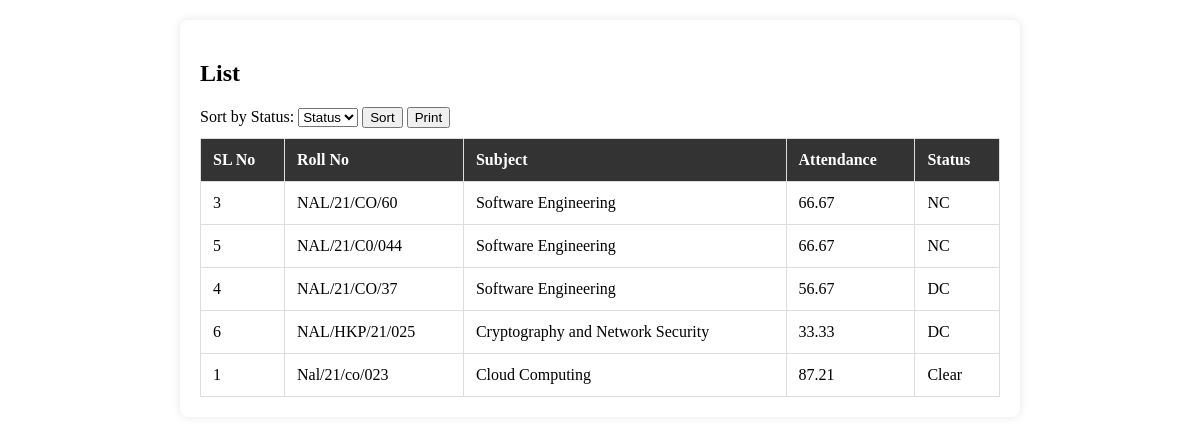
The app's page /cse6.php with its own data.
### tables this page shows
CREATE TABLE `attendance_cse_semester6` (
  `id` int(11) NOT NULL,
  `roll_number` varchar(20) NOT NULL,
  `subject` varchar(100) DEFAULT NULL,
  `attendance_percentage` decimal(5,2) NOT NULL,
  `status` varchar(20) NOT NULL
);

### cse6.php (the view, shortened to what this page needs)
<?php
include 'db.php';
?>
<!DOCTYPE html>
<html lang="en">
<head>
</head>
<?php
$sort_order = "ASC";
$query = "SELECT * FROM attendance_cse_semester6";
$query .= " ORDER BY
    CASE
        WHEN status = 'NC' THEN 1
        WHEN status = 'DC' THEN 2
        WHEN status = 'Clear' THEN 3
        ELSE 4
    END $sort_order";
$result = $conn->query($query);
?>
<body>
    <main>
        <section id="cse1">
            <h2>List</h2>
            <form action="" method="get">
                <label for="sort">Sort by Status:</label>
                <select name="status" id="status">
                <option value="">Status</option>
                </select>
                <button type="submit">Sort</button>
                <button type="button" onclick="printTable()">Print</button>
            </form>
            <table id="printTable">
                <thead>
                    <tr>
                        <th>SL No</th>
                        <th>Roll No</th>
                        <th>Subject</th>
                        <th>Attendance</th>
                        <th>Status</th>
                    </tr>
                </thead>
                <tbody>
                    <?php
                    while ($row = $result->fetch_assoc()) {
                        echo "<tr>";
                        echo "<td>{$row['id']}</td>";
                        echo "<td>{$row['roll_number']}</td>";
                        echo "<td>{$row['subject']}</td>";
                        echo "<td>{$row['attendance_percentage']}</td>";
                        echo "<td>{$row['status']}</td>";
                        echo "</tr>";
                    }
                    ?>
                </tbody>
            </table>
        </section>
    </main>
</body>
</html>

### cse6.php (style rules this page uses)
main { max-width: 800px; margin: 20px auto; background-color: #fff; padding: 20px; border-radius: 8px; box-shadow: 0 0 10px rgba(0, 0, 0, 0.1); }
table { width: 100%; border-collapse: collapse; margin-top: 10px; }
table, th, td { border: 1px solid #ddd; }
th, td { padding: 12px; text-align: left; }
th { background-color: #333; color: #fff; }

### records on screen
attendance_cse_semester6: id "3", roll_number "NAL/21/CO/60", subject "Software Engineering", attendance_percentage "66.67", status "NC"
attendance_cse_semester6: id "5", roll_number "NAL/21/C0/044", subject "Software Engineering", attendance_percentage "66.67", status "NC"
attendance_cse_semester6: id "4", roll_number "NAL/21/CO/37", subject "Software Engineering", attendance_percentage "56.67", status "DC"
attendance_cse_semester6: id "6", roll_number "NAL/HKP/21/025", subject "Cryptography and Network Security", attendance_percentage "33.33", status "DC"
attendance_cse_semester6: id "1", roll_number "Nal/21/co/023", subject "Cloud Computing", attendance_percentage "87.21", status "Clear"
